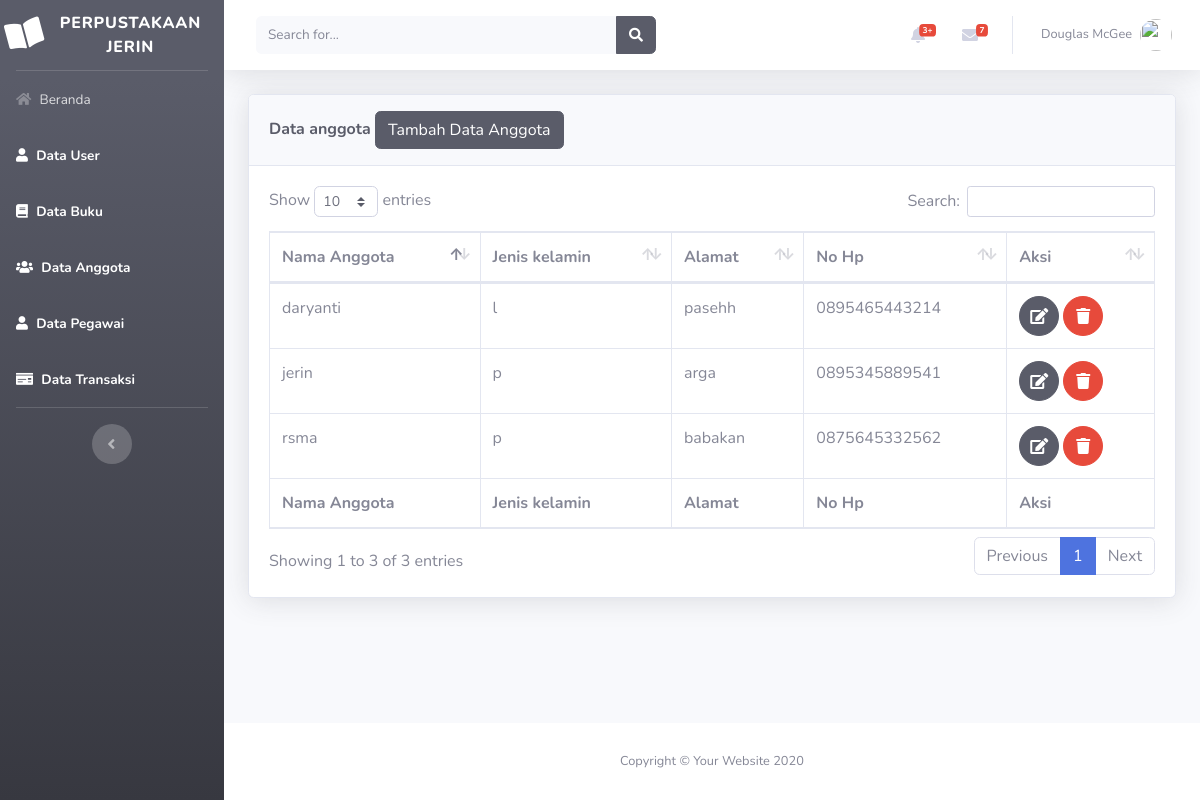
The app's page /beranda.php?page=anggota with its own data.
### tables this page shows
CREATE TABLE `tabel_anggota` (
  `id_anggota` int(5) NOT NULL,
  `nama_anggota` varchar(50) NOT NULL,
  `jenis_kelamin` enum('l','p') NOT NULL,
  `alamat` text NOT NULL,
  `no_hp` varchar(20) NOT NULL
);

### views/anggota/anggota.php (the view)
<div class="container-fluid">
    <div class="card shadow mb-4">
        <div class="card-header py-3">
            <h6 class="m-0 font-weight-bold text-dark">Data anggota
            <a href="beranda.php?page=anggota&aksi=add">
                <button class="btn btn-dark">Tambah Data Anggota</button>
            </a>
            </h6>
        </div>
        <div class="card-body">
            <div class="table-responsive">
                <table class="table table-bordered" id="dataTable" width="100%" cellspacing="0">
                    <thead>
                        <tr>
                            <th>Nama Anggota</th>
                            <th>Jenis kelamin</th>
                            <th>Alamat</th>
                            <th>No Hp</th>
                            <th>Aksi</th>
                        </tr>
                    </thead>
                    <tfoot>
                        <tr>
                            <th>Nama Anggota</th>
                            <th>Jenis kelamin</th>
                            <th>Alamat</th>
                            <th>No Hp</th>
                            <th>Aksi</th>
                        </tr>
                    </tfoot>
                    <tbody>
                    <?php
                        $sql = "select * from tabel_anggota";
                        $show = $db->query($sql);
                        foreach($show as $agt):
                    ?>
                        <tr>
                            <td><?php echo $agt['nama_anggota']?></td>
                            <td><?php echo $agt['jenis_kelamin']?></td>
                            <td><?php echo $agt['alamat']?></td>
                            <td><?php echo $agt['no_hp']?></td>
                            <td>
                                <a href="beranda.php?page=anggota&aksi=edit&id=<?php echo $agt['id_anggota']?>"
                                class="btn btn-dark btn-circle">
                                        <i class="fas fa-edit"></i>
                                        </a>
                                <a href="model/anggota/prosesdeleteanggota.php?id=<?php echo $agt['id_anggota']?>"
                                class="btn btn-danger btn-circle">
                                        <i class="fas fa-trash"></i>
                                        </a>
                            </td>
                        </tr>
                        <?php endforeach; ?>
                    </tbody>
                </table>
            </div>
        </div>
    </div>
</div>

### beranda.php (shortened to what this page needs)
<!DOCTYPE html>
<html lang="en">
<head>
    <link href="template/vendor/fontawesome-free/css/all.min.css" rel="stylesheet" type="text/css">
    <link href="template/css/sb-admin-2.min.css" rel="stylesheet">
    <link href="template/vendor/datatables/dataTables.bootstrap4.min.css" rel="stylesheet">
</head>
<body id="page-top">
    <div id="wrapper">
        <ul class="navbar-nav bg-gradient-dark sidebar sidebar-dark accordion" id="accordionSidebar">
            <a class="sidebar-brand d-flex align-items-center justify-content-center" href="beranda.php">
                <div class="sidebar-brand-icon rotate-n-15">
                <i class="fas fa-book-open"></i>
                </div>
                <div class="sidebar-brand-text mx-3">Perpustakaan jerin <sup></sup></div>
            </a>
            <hr class="sidebar-divider my-0">
            <li class="nav-item">
                <a class="nav-link" href="beranda.php">
                    <i class="fas fa-home"></i>
                    <span>Beranda</span></a>
            <li class="nav-item active">
                <a class="nav-link" href="beranda.php?page=user">
                    <i class="fas fa-user"></i>
                    <span>Data User</span></a>
            </li>
            <li class="nav-item active">
                <a class="nav-link" href="beranda.php?page=buku">
                    <i class="fas fa-book"></i>
                    <span>Data Buku</span></a>
            </li>
            <li class="nav-item active">
                <a class="nav-link" href="beranda.php?page=anggota">
                    <i class="fas fa-users"></i>
                    <span>Data Anggota</span></a>
            </li>
            <li class="nav-item active">
                <a class="nav-link" href="beranda.php?page=pegawai">
                    <i class="fas fa-user"></i>
                    <span>Data Pegawai</span></a>
            </li>
            <li class="nav-item active">
                <a class="nav-link" href="beranda.php?page=transaksi">
                    <i class="fas fa-money-check"></i>
                    <span>Data Transaksi</span></a>
            </li>
            <hr class="sidebar-divider d-none d-md-block">
            <div class="text-center d-none d-md-inline">
                <button class="rounded-circle border-0" id="sidebarToggle"></button>
            </div>
        </ul>
        <div id="content-wrapper" class="d-flex flex-column">
            <div id="content">
                <nav class="navbar navbar-expand navbar-light bg-white topbar mb-4 static-top shadow">
                    <form
                        class="d-none d-sm-inline-block form-inline mr-auto ml-md-3 my-2 my-md-0 mw-100 navbar-search">
                        <div class="input-group">
                            <input type="text" class="form-control bg-light border-0 small" placeholder="Search for..."
                                aria-label="Search" aria-describedby="basic-addon2">
                            <div class="input-group-append">
                                <button class="btn btn-dark" type="button">
                                    <i class="fas fa-search fa-sm"></i>
                                </button>
                            </div>
                        </div>
                    </form>
                    <ul class="navbar-nav ml-auto">
                        <li class="nav-item dropdown no-arrow mx-1">
                            <a class="nav-link dropdown-toggle" href="#" id="alertsDropdown" role="button"
                                data-toggle="dropdown" aria-haspopup="true" aria-expanded="false">
                                <i class="fas fa-bell fa-fw"></i>
                                <span class="badge badge-danger badge-counter">3+</span>
                            </a>
                        </li>
                        <li class="nav-item dropdown no-arrow mx-1">
                            <a class="nav-link dropdown-toggle" href="#" id="messagesDropdown" role="button"
                                data-toggle="dropdown" aria-haspopup="true" aria-expanded="false">
                                <i class="fas fa-envelope fa-fw"></i>
                                <span class="badge badge-danger badge-counter">7</span>
                            </a>
                        </li>
                        <li class="nav-item dropdown no-arrow">
                            <a class="nav-link dropdown-toggle" href="#" id="userDropdown" role="button"
                                data-toggle="dropdown" aria-haspopup="true" aria-expanded="false">
                                <span class="mr-2 d-none d-lg-inline text-gray-600 small">Douglas McGee</span>
                                <img class="img-profile rounded-circle"
                                    src="img/undraw_profile.svg">
                            </a>
                        </li>
                    </ul>
                </nav>
                <?php
                    include "config/routes.php";
                ?>
            </div>
            <footer class="sticky-footer bg-white">
                <div class="container my-auto">
                    <div class="copyright text-center my-auto">
                        <span>Copyright &copy; Your Website 2020</span>
                    </div>
                </div>
            </footer>
        </div>
    </div>
</body>
</html>

### config/routes.php (shortened to what this page needs)
<?php
if(@$_GET['page'] == ''){
    include "views/beranda.php";
}else if($_GET['page'] == 'anggota'){
	@$aksi = $_GET['aksi'];
    if(@$aksi){
        if($aksi == 'add'){
            include "views/anggota/addanggota.php";
        }
        else if ($aksi == 'edit'){
            include "views/anggota/editanggota.php";
        }
        else if($aksi == 'delete'){
            include "model/anggota/prosesdeleteanggota.php";
        }
    }else
    {
        include "views/anggota/anggota.php";
    }
}else if($_GET['page'] == 'transaksi'){
	@$aksi = $_GET['aksi'];
    if(@$aksi){
        if($aksi == 'add'){
            include "views/transaksi/addtransaksi.php";
        }
        else if ($aksi == 'edit'){
            include "views/transaksi/edittransaksi.php";
        }
        else if($aksi == 'delete'){
            include "model/transaksi/prosesdeletetransaksi.php";
        }
    }else
    {
        include "views/transaksi/transaksi.php";
    }
}

### records on screen
tabel_anggota: nama_anggota "jerin", jenis_kelamin "p", alamat "arga", no_hp "0895345889541"
tabel_anggota: nama_anggota "daryanti", jenis_kelamin "l", alamat "pasehh", no_hp "0895465443214"
tabel_anggota: nama_anggota "rsma", jenis_kelamin "p", alamat "babakan", no_hp "0875645332562"
